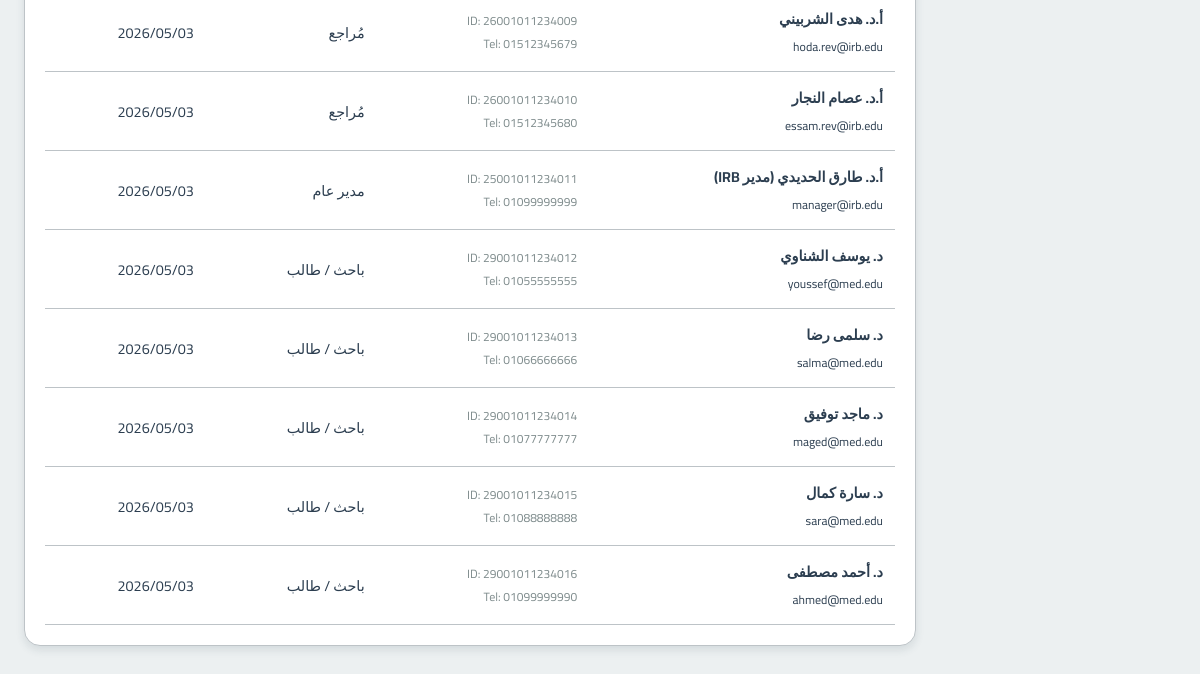
The page /features/admin/manage_users.php (signed in, lower part) on the database as committed earlier.
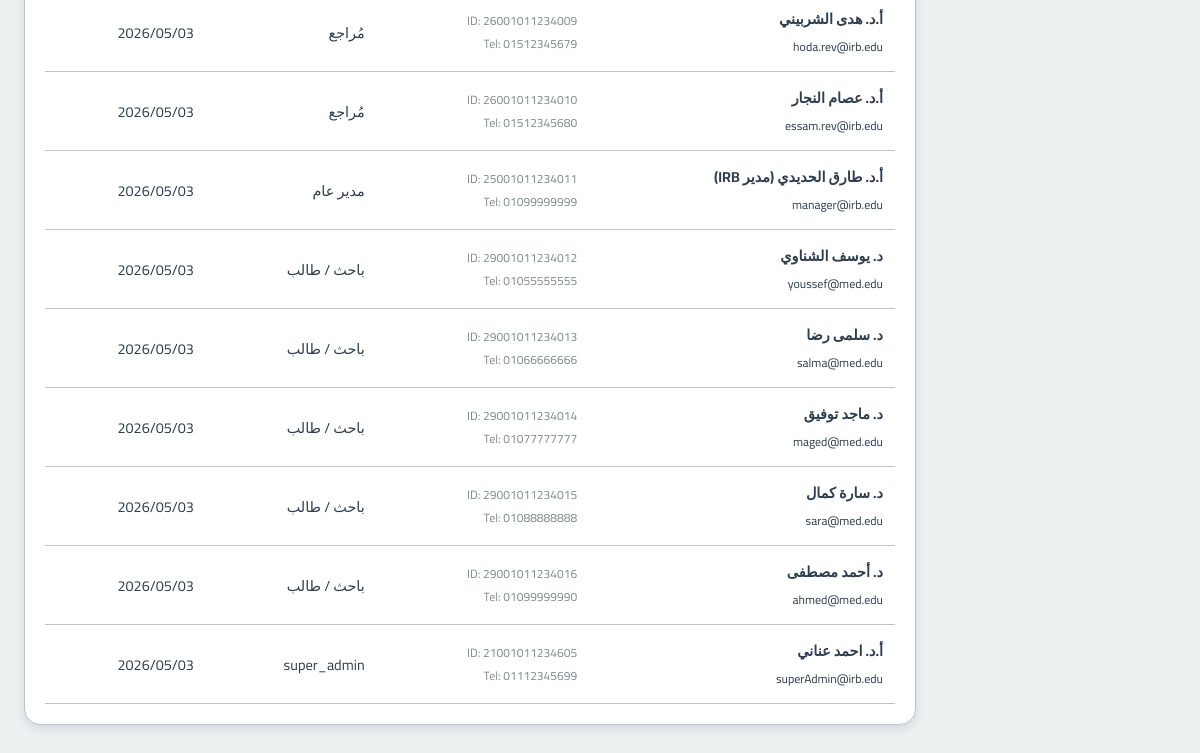
The same page on the database as committed later.
### tables this page shows
CREATE TABLE users (
    id INT AUTO_INCREMENT PRIMARY KEY,
    role ENUM('student','admin','sample_officer','reviewer','manager','super_admin') NOT NULL,
    full_name VARCHAR(255),
    email VARCHAR(255) UNIQUE,
    password_hash VARCHAR(255),
    national_id VARCHAR(20),
    phone_number VARCHAR(20),
    faculty VARCHAR(150),
    department VARCHAR(150),
    id_front_url VARCHAR(255),
    id_back_url VARCHAR(255),
    is_active BOOLEAN DEFAULT FALSE,
    created_at TIMESTAMP DEFAULT CURRENT_TIMESTAMP
);

### classes/Database.php (called while the page is built, shortened)
<?php
class Database
{
    public $conn;
    public function __construct()
    {
        $env = require __DIR__ . '/../includes/env.php';
        $this->host = $env['DB_HOST'];
        $this->user = $env['DB_USER'];
        $this->pass = $env['DB_PASS'];
        $this->db = $env['DB_NAME'];
        $this->port = $env['DB_PORT'];
        $this->conn = new mysqli($this->host, $this->user, $this->pass, $this->db, $this->port);
        $this->conn->set_charset("utf8mb4");
    }
    public function getconn() {
        return $this->conn;
    }
}
?>

### features/admin/manage_users.php (the view, shortened to what this page needs)
<?php
$db = new Database();
$sql = "SELECT id, full_name, email, role, is_active, national_id, phone_number, created_at FROM users ORDER BY created_at DESC";
$allUsers = $db->getconn()->query($sql)->fetch_all(MYSQLI_ASSOC);
$pendingUsers = [];
$activeUsers = [];
$roleTranslations = [
    'admin'          => 'مدير نظام',
    'manager'        => 'مدير عام',
    'reviewer'       => 'مُراجع',
    'sample_officer' => 'مسؤول عينات',
    'student'        => 'باحث / طالب'
];
foreach ($allUsers as $u) {
    if ((int)$u['is_active'] === 0) {
        $pendingUsers[] = $u;
    } else {
        $activeUsers[] = $u;
    }
}
?>
<!DOCTYPE html>
<html lang="ar" dir="rtl">
<head>
    <link rel="stylesheet" href="https://cdnjs.cloudflare.com/ajax/libs/font-awesome/6.4.0/css/all.min.css">
    <link rel="stylesheet" href="/irb-digital-system/includes/style.css">
    <link rel="stylesheet" href="/irb-digital-system/assets/css/global.css">
</head>
<body>
    <div class="content">
        <div class="data-card">
            <table class="data-table">
                <tbody id="activeUsersTable">
                    <?php foreach ($activeUsers as $u): ?>
                    <tr data-search="<?= strtolower($u['full_name'] . ' ' . $u['email']) ?>" data-role="<?= $u['role'] ?>">
                        <td><strong><?= htmlspecialchars($u['full_name']) ?></strong><br><small><?= htmlspecialchars($u['email']) ?></small></td>
                        <td class="contact-info">
                            <small>ID: <?= $u['national_id'] ?></small>
                            <small>Tel: <?= $u['phone_number'] ?></small>
                        </td>
                        <td><span class="phase-badge"><?= $roleTranslations[$u['role']] ?? $u['role'] ?></span></td>
                        <td><?= date('Y/m/d', strtotime($u['created_at'])) ?></td>
                    </tr>
                    <?php endforeach; ?>
                </tbody>
            </table>
        </div>
    </div>
</body>
</html>

### includes/style.css (style rules this page uses)
:root { --primary: var(--primary-base); --surface: var(--bg-surface); --background: var(--bg-page); --text-dark: var(--text-main); --text-light: var(--text-muted); --border: var(--border-light); }
* { box-sizing: border-box; }
body { margin: 0; font-family: 'Cairo', sans-serif; background-color: var(--background); color: var(--text-dark); }

### assets/css/global.css (style rules this page uses)
:root { --primary-light: #ecf5f7; --primary-base: #2c3e50; --primary-dark: #1a252f; --accent-light: #d5f4f1; --accent-base: #1abc9c; --accent-dark: #16a085; --success-light: #d5f4e6; --success-base: #27ae60; --warning-light: #fdebd0; --warning-base: #f39c12; --alert-light: #fadbd8; --alert-base: #e74c3c; --bg-page: #ecf0f1; --bg-surface: #ffffff; --text-main: #2c3e50; --text-muted: #7f8c8d; --border-light: #bdc3c7; --border-dark: #95a5a6; --status-approved-bg: #d5f4e6; --status-approved-text: #27ae60; --status-pending-bg: #fdebd0; --status-pending-text: #d68910; --status-rejected-bg: #fadbd8; --status-rejected-text: #c0392b; --radius-sm: 8px; --radius-md: 12px; --radius-lg: 16px; --shadow-sm: 0 2px 4px rgba(44, 62, 80, 0.1); --shadow-md: 0 4px 8px rgba(44, 62, 80, 0.12); --shadow-lg: 0 8px 16px rgba(44, 62, 80, 0.15); --transition-smooth: 0.3s ease; --shadow-lg: 0 10px 15px -3px rgba(15, 23, 42, 0.08), 0 4px 6px -4px rgba(15, 23, 42, 0.04); --shadow-glow: 0 0 15px rgba(6, 182, 212, 0.3); }

### features/admin/manage_users.php (style rules this page uses)
body { background:var(--bg-page); }
.content { margin-right:260px; padding:20px 24px; display:flex; flex-direction:column; align-items:center; }
.content > * { width:100%; max-width:1120px; }
.data-card { background:var(--bg-surface); border-radius:var(--radius-lg); box-shadow:var(--shadow-md); border:1px solid var(--border-light); padding: 20px; margin-bottom: 20px; }
.data-table { width:100%; border-collapse:collapse; text-align:right; }
.data-table td { padding:12px; border-bottom:1px solid var(--border-light); font-size: 0.9rem; }
.contact-info small { display: block; color: var(--text-muted); font-size: 0.75rem; }

Rows that differ between the two databases and show on the page:
added users: full_name "أ.د. احمد عناني", email "superAdmin@irb.edu", national "21001011234605", phone_number "01112345699", role "super_admin", created_at "2026/05/03"
